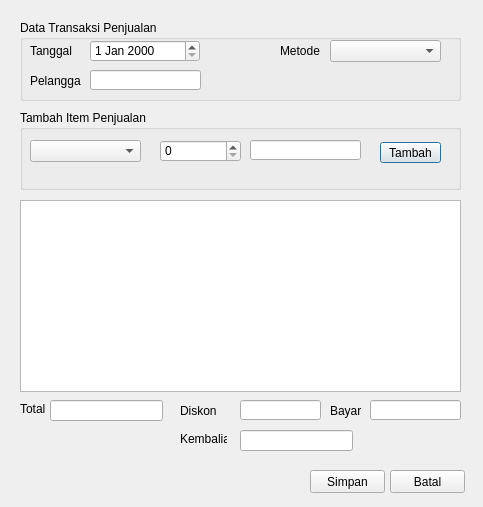
<?xml version="1.0" encoding="UTF-8"?>
<ui version="4.0">
 <class>Dialog</class>
 <widget class="QDialog" name="Dialog">
  <property name="geometry">
   <rect>
    <x>0</x>
    <y>0</y>
    <width>483</width>
    <height>507</height>
   </rect>
  </property>
  <property name="windowTitle">
   <string>Dialog</string>
  </property>
  <widget class="QGroupBox" name="groupBox">
   <property name="geometry">
    <rect>
     <x>20</x>
     <y>20</y>
     <width>441</width>
     <height>81</height>
    </rect>
   </property>
   <property name="title">
    <string>Data Transaksi Penjualan</string>
   </property>
   <widget class="QLabel" name="label_2">
    <property name="geometry">
     <rect>
      <x>10</x>
      <y>20</y>
      <width>51</width>
      <height>21</height>
     </rect>
    </property>
    <property name="text">
     <string>Tanggal</string>
    </property>
   </widget>
   <widget class="QLabel" name="label_3">
    <property name="geometry">
     <rect>
      <x>10</x>
      <y>50</y>
      <width>51</width>
      <height>21</height>
     </rect>
    </property>
    <property name="text">
     <string>Pelanggan</string>
    </property>
   </widget>
   <widget class="QLabel" name="label_4">
    <property name="geometry">
     <rect>
      <x>260</x>
      <y>20</y>
      <width>50</width>
      <height>21</height>
     </rect>
    </property>
    <property name="text">
     <string>Metode</string>
    </property>
   </widget>
   <widget class="QDateEdit" name="dateEdit_tanggal">
    <property name="geometry">
     <rect>
      <x>70</x>
      <y>20</y>
      <width>110</width>
      <height>22</height>
     </rect>
    </property>
   </widget>
   <widget class="QLineEdit" name="lineEdit_pelanggan">
    <property name="geometry">
     <rect>
      <x>70</x>
      <y>50</y>
      <width>111</width>
      <height>20</height>
     </rect>
    </property>
   </widget>
   <widget class="QComboBox" name="comboBox_metode">
    <property name="geometry">
     <rect>
      <x>310</x>
      <y>20</y>
      <width>111</width>
      <height>22</height>
     </rect>
    </property>
   </widget>
  </widget>
  <widget class="QGroupBox" name="groupBox_2">
   <property name="geometry">
    <rect>
     <x>20</x>
     <y>110</y>
     <width>441</width>
     <height>80</height>
    </rect>
   </property>
   <property name="title">
    <string>Tambah Item Penjualan</string>
   </property>
   <widget class="QComboBox" name="comboBox_barang">
    <property name="geometry">
     <rect>
      <x>10</x>
      <y>30</y>
      <width>111</width>
      <height>22</height>
     </rect>
    </property>
   </widget>
   <widget class="QSpinBox" name="spinBox_qty">
    <property name="geometry">
     <rect>
      <x>140</x>
      <y>30</y>
      <width>81</width>
      <height>22</height>
     </rect>
    </property>
   </widget>
   <widget class="QLineEdit" name="lineEdit_harga">
    <property name="geometry">
     <rect>
      <x>230</x>
      <y>30</y>
      <width>111</width>
      <height>20</height>
     </rect>
    </property>
   </widget>
   <widget class="QPushButton" name="pushButton_tambah_item">
    <property name="geometry">
     <rect>
      <x>360</x>
      <y>32</y>
      <width>61</width>
      <height>21</height>
     </rect>
    </property>
    <property name="text">
     <string>Tambah</string>
    </property>
   </widget>
  </widget>
  <widget class="QTableWidget" name="tableWidget">
   <property name="geometry">
    <rect>
     <x>20</x>
     <y>200</y>
     <width>441</width>
     <height>192</height>
    </rect>
   </property>
  </widget>
  <widget class="QLabel" name="label">
   <property name="geometry">
    <rect>
     <x>20</x>
     <y>401</y>
     <width>47</width>
     <height>16</height>
    </rect>
   </property>
   <property name="font">
    <font>
     <weight>50</weight>
     <bold>false</bold>
    </font>
   </property>
   <property name="text">
    <string>Total</string>
   </property>
  </widget>
  <widget class="QLineEdit" name="lineEdit_total">
   <property name="geometry">
    <rect>
     <x>50</x>
     <y>400</y>
     <width>113</width>
     <height>21</height>
    </rect>
   </property>
  </widget>
  <widget class="QPushButton" name="pushButton_simpan">
   <property name="geometry">
    <rect>
     <x>310</x>
     <y>470</y>
     <width>75</width>
     <height>23</height>
    </rect>
   </property>
   <property name="text">
    <string>Simpan</string>
   </property>
  </widget>
  <widget class="QPushButton" name="pushButton_batal">
   <property name="geometry">
    <rect>
     <x>390</x>
     <y>470</y>
     <width>75</width>
     <height>23</height>
    </rect>
   </property>
   <property name="text">
    <string>Batal</string>
   </property>
  </widget>
  <widget class="QLabel" name="label_8">
   <property name="geometry">
    <rect>
     <x>180</x>
     <y>400</y>
     <width>47</width>
     <height>21</height>
    </rect>
   </property>
   <property name="text">
    <string>Diskon</string>
   </property>
  </widget>
  <widget class="QLabel" name="label_9">
   <property name="geometry">
    <rect>
     <x>330</x>
     <y>400</y>
     <width>31</width>
     <height>21</height>
    </rect>
   </property>
   <property name="text">
    <string>Bayar</string>
   </property>
  </widget>
  <widget class="QLineEdit" name="lineEdit_diskon">
   <property name="geometry">
    <rect>
     <x>240</x>
     <y>400</y>
     <width>81</width>
     <height>20</height>
    </rect>
   </property>
  </widget>
  <widget class="QLineEdit" name="lineEdit_bayar">
   <property name="geometry">
    <rect>
     <x>370</x>
     <y>400</y>
     <width>91</width>
     <height>20</height>
    </rect>
   </property>
  </widget>
  <widget class="QLabel" name="label_10">
   <property name="geometry">
    <rect>
     <x>180</x>
     <y>431</y>
     <width>47</width>
     <height>16</height>
    </rect>
   </property>
   <property name="font">
    <font>
     <weight>50</weight>
     <bold>false</bold>
    </font>
   </property>
   <property name="text">
    <string>Kembalian</string>
   </property>
  </widget>
  <widget class="QLineEdit" name="lineEdit_kembalian">
   <property name="geometry">
    <rect>
     <x>240</x>
     <y>430</y>
     <width>113</width>
     <height>21</height>
    </rect>
   </property>
   <property name="text">
    <string/>
   </property>
  </widget>
 </widget>
 <resources/>
 <connections/>
</ui>
